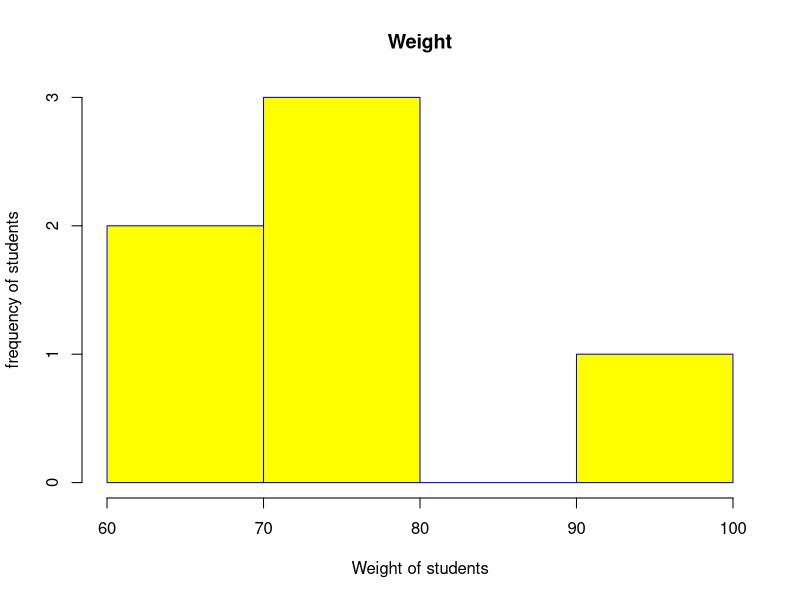

R code for this plot:
weight=c(94,60,65,80,76,74)
hist(weight,xlab="Weight of students",ylab="frequency of students",main="Weight",col="yellow",border="blue")